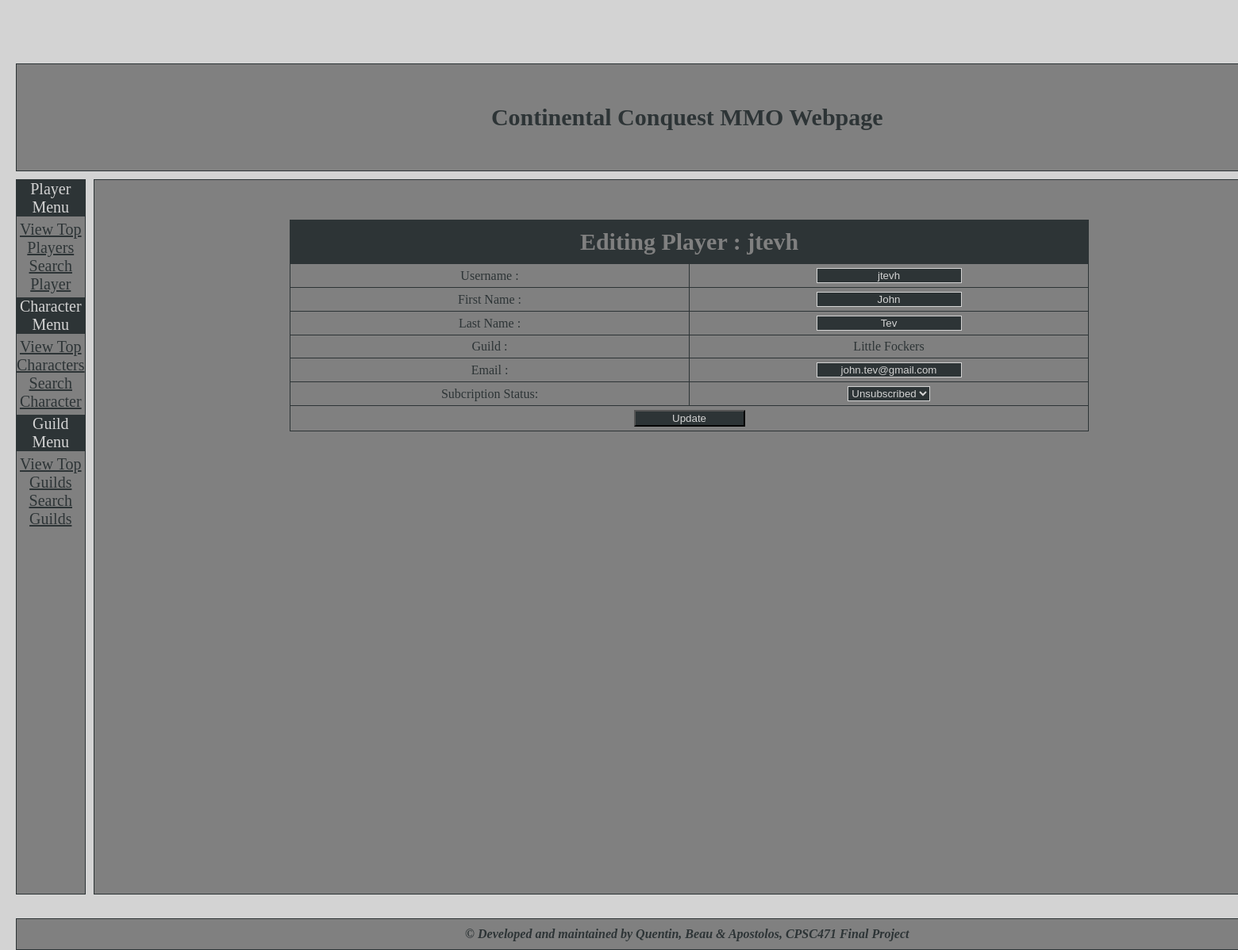
Page /editplayer.php?acct_id=3 on the committed database.
### tables this page shows
CREATE TABLE PLAYERS (
	Player_ID INTEGER NOT NULL,
    Playtime VARCHAR(30) NOT NULL,
    Sub_status VARCHAR(20) NOT NULL,
	Guild VARCHAR(30) DEFAULT NULL,
    PRIMARY KEY (Player_ID),
    FOREIGN KEY (Player_ID) REFERENCES USERS (Acct_ID)
);

CREATE TABLE USERS (
	Acct_ID INTEGER auto_increment,
	Fname VARCHAR(20) NOT NULL,
	Lname VARCHAR(20) NOT NULL,
	Username VARCHAR(20) NOT NULL,
    Password VARCHAR(16) NOT NULL,
	Birthday DATE NOT NULL,
	Email VARCHAR(40) NOT NULL,
	PRIMARY KEY (Acct_ID)
);

### include/functions.php (called while the page is built, shortened)
<?php
    class Database {
        function init_connection($servername, $db, $username, $password) {
            $this->connection = mysqli_connect($servername, $username, $password, $db);
        }
    }
?>

### editplayer.php (the view, shortened to what this page needs)
<?php
    include 'include/connectDB.php';
    include 'include/header.php';
    include 'include/left-menu.php';
    if(isset($_POST["acct_id"])) {
        $acct_id = $_POST["acct_id"];
    } else {
        $acct_id = $_GET["acct_id"];
    }
    $stmt = $db->connection->prepare('SELECT * FROM PLAYERS, USERS WHERE Player_ID = ? AND Player_ID=Acct_ID');
    $stmt->bind_param('i', $acct_id);
    $stmt->execute();
    $result = $stmt->get_result();
?>
            <div class='center'>
                <div id='center-content'>
                    <table id='table_players'>
                        <tr class='table_players_row'>
                            <td class='table_players_data' id='table_players_title' colspan='3' >
                                Editing Player :
                                    <?php
                                        if ($result->num_rows == 0) {
                                            echo "<br/>Player not found.</td></tr>";
                                        } else {
                                            $row = $result->fetch_row();
                                            echo $row[7];
                        echo "
                                </td>
                            </tr>
                            <tr class='table_players_row'>
                                <td class='table_players_data'>
                                    Username :
                                </td>
                                <td class='table_players_data'>
                                    <input class='input-fields' type='text' value='".$row[7]."' />
                                </td>
                            </tr>
                            <tr class='table_players_row'>
                                <td class='table_players_data'>
                                    First Name :
                                </td>
                                <td class='table_players_data'>
                                    <input class='input-fields' type='text' value='".$row[5]."' />
                                </td>
                            </tr>
                            <tr class='table_players_row'>
                                <td class='table_players_data'>
                                    Last Name :
                                </td>
                                <td class='table_players_data'>
                                    <input class='input-fields' type='text' value='".$row[6]."' />
                                </td>
                            </tr>
                            <tr class='table_players_row'>
                                <td class='table_players_data'>
                                    Guild :
                                </td>
                                <td class='table_players_data'>
                                    ".$row[3]."
                                </td>
                            </tr>
                            <tr class='table_players_row'>
                                <td class='table_players_data'>
                                    Email :
                                </td>
                                <td class='table_players_data'>
                                    <input class='input-fields' type='text' value='".$row[10]."' />
                                </td>
                            </tr>
                            <tr class='table_players_row'>
                                <td class='table_players_data'>
                                    Subcription Status:
                                </td>
                                <td class='table_players_data'>
                                    <select class='input-fields'id='subscription-selector'> ";
                                        if($row[2] == 'Subscribed') {
                                            echo "
                                            <option value='Subscribed' selected>Subscribed</option>
                                            <option value='Unsubscribed'>Unsubscribed</option>
                                            <option value='Trial'>Trial</option>
                                            ";
                                        }
                                        else if($row[2] == 'Unsubscribed') {
                                            echo "
                                            <option value='Unsubscribed' selected>Unsubscribed</option>
                                            <option value='Subscribed'>Subscribed</option>
                                            <option value='Trial'>Trial</option>
                                            ";
                                        }
                                    echo"
                                    </select>
                                </td>
                            </tr>
                            <tr class='table_players_row'>
                                <td class='table_players_data' colspan='2'>
                                    <input type ='submit' class='submit-inputs' value='Update' />
                                </td>
                            </tr>
                            ";
                            }
                        ?>
                        </table>
                    </div>
                </div>
<?php
    include 'include/footer.php';
?>

### include/theme.css (style rules this page uses)
html { height: 100%; color: #2D3436; background-color:lightgray; }
body { min-height: 100%; margin: 0; }
.center { grid-area: main; border:1px solid #2D3436; min-height: 900px; }
#center-content { margin-top: 50px; margin-left: auto; margin-right: auto; margin-bottom:auto; width: 1500px; text-align: center; }
.grid-container > div { background-color:gray; text-align: center; padding: 0px; font-size: 20px; }
#table_players { border: 1px solid #2D3436; border-collapse: collapse; margin-left: auto; margin-right: auto; margin-bottom:auto; }
#table_players_title { padding-top: 10px; padding-bottom:10px; font-weight:bold; font-size: 30px; background-color:#2D3436; color:gray; }
.table_players_data { border: 1px solid #2D3436; margin: 0; padding-top: 5px; padding-bottom: 5px; width : 500px; font-size: 16px; }
.input-fields { background-color:#2D3436; border: 1px solid lightgray; color: lightgray; text-align: center; }
.submit-inputs { background-color:#2D3436; color: lightgray; text-align: center; width: 140px; }

### rows in the picture
players: Player_ID.Username "jtevh", Player_ID.Fname "John", Player_ID.Lname "Tev", Guild "Little Fockers", Player_ID.Email "john.tev@gmail.com", Sub_status "Unsubscribed"
